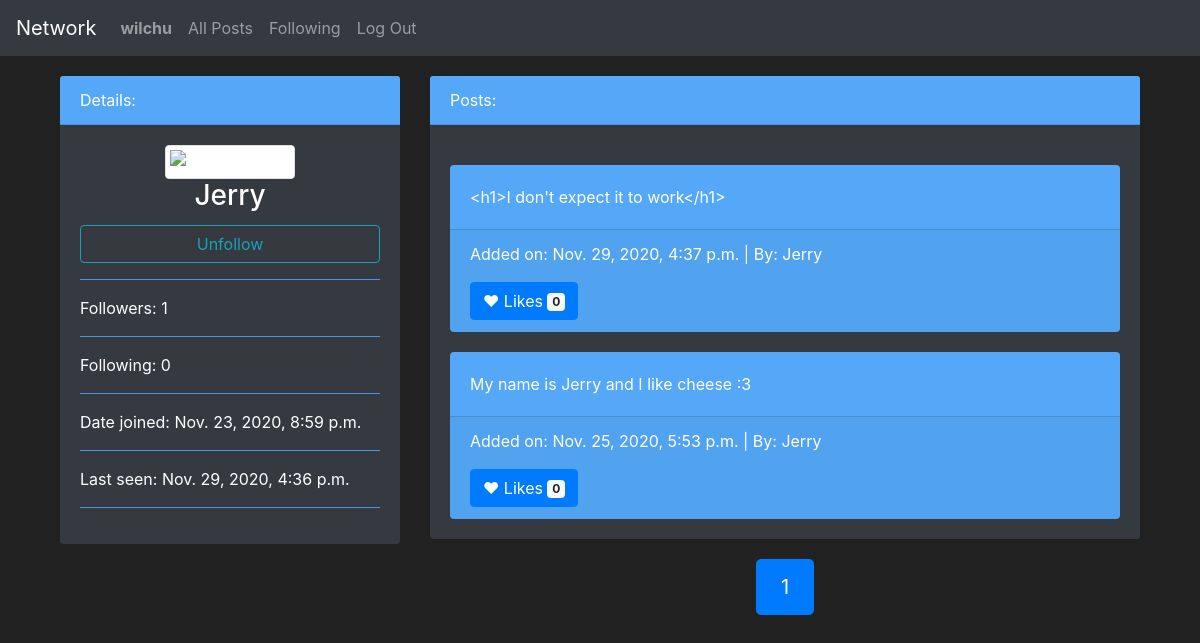
The app's page /profil/4 (signed in) with its own data.
### network/models.py (models this page shows, shortened)
class User(AbstractUser):
    followers = models.IntegerField(default=0)
    following = models.IntegerField(default=0)

class Posts(models.Model):
    post_owner = models.ForeignKey(User, on_delete=models.CASCADE, related_name="post_owner")
    post_content = models.CharField(max_length=2000)
    post_likes = models.IntegerField(default=0)
    post_date = models.DateTimeField(auto_now_add=True)

### network/views.py (the view, shortened to what this page needs)
# urls.py: path("profil/<int:userID>", views.profil, name="profil"),
def profil(request, userID):
    try:
        get_user = User.objects.get(pk=int(userID))
    except ObjectDoesNotExist:
        return HttpResponseNotFound('<h1>User not found</h1>')
    follower = User.objects.get(pk=int(request.user.id))
    follow_object = Follows.objects.filter(follower = follower).filter(target = get_user)
    if follow_object:
        is_following = True
    else:
        is_following = False
    all_posts = Posts.objects.all().filter(post_owner = get_user).order_by('-post_date')
    page = pagination(request, all_posts, 10)
    return render(request, 'network/profil.html', {
        'user_id': get_user.id,
        'user_nickname': get_user.username,
        'user_followers': get_user.followers,
        'user_following': get_user.following,
        'user_joined': get_user.date_joined,
        'user_seen': get_user.last_login,
        'user_posts': page,
        "follow_status": is_following
    })

### network/views.py (called while the page is built)
def pagination(request, data_object, results):
    paginator = Paginator(data_object, results)
    try:
        paginator_result = paginator.page(request.GET.get('page', 1))
    except EmptyPage:
        paginator_result = paginator.page(1)
    return paginator_result

### network/templates/network/profil.html (shortened to what this page needs)
{% extends "network/layout.html" %}
{% block body %}
    <section>
        <div class="container">
            <div class="row">
                <div class="col-md-4">
                    <div class="card text-white bg-dark mb-3">
                        <div class="card-header">Details:</div>
                        <div class="card-body">
                          <div class="text-center">
                            <img src="https://cdn.pixabay.com/photo/2015/10/05/22/37/blank-profile-picture-973460_960_720.png" width="200px;"class="img-thumbnail" alt="Icon of a user">
                            <h3 class="card-title">{{ user_nickname }}</h3>
                          </div>
                          {% if user_nickname != user.username %}
                            <form action="{% url 'profil' user_id %}" method="POST">
                              {% if follow_status == False %}
                                <button type="submit" name="action" value="follow" class="btn btn-outline-info btn-block">Follow</button>
                              {% else %}
                                <button type="submit" name="action" value="unfollow" class="btn btn-outline-info btn-block">Unfollow</button>
                              {% endif %}
                            </form>
                          {% endif %}
                          <hr>
                          <p class="card-text">Followers: {{ user_followers }}</p>
                          <hr>
                          <p class="card-text">Following: {{ user_following }}</p>
                          <hr>
                          <p class="card-text">Date joined: {{ user_joined }}</p>
                          <hr>
                          <p class="card-text">Last seen: {{ user_seen }}</p>
                          <hr>
                        </div>
                      </div>
                </div>
                <div class="col-md-8">
                    <div class="card text-white bg-dark mb-3">
                        <div class="card-header">Posts:</div>
                        <div class="card-body">
                           {% for post in user_posts %}
                              <div class="card bg-blue text-white">
                                <div class="card-body">
                                  <p class="card-text">{{ post.post_content }}</p>
                                </div>
                                <div class="card-footer">
                                  <p>Added on: {{ post.post_date }} | By: {{ post.post_owner }}</p>
                                  <button type="button" class="btn btn-primary">
                                    &hearts; Likes <span class="badge badge-light">{{ post.post_likes }}</span>
                                  </button>
                                </div>
                              </div>
                              {% empty %}
                              <h4>No posts to display yet.</h4>
                           {% endfor %}
                        </div>
                      </div>
                      <section style="margin-top: 20px;">
                        <nav aria-label="Posts pagination">
                          <ul class="pagination justify-content-center pagination-lg">
                            {% for page in user_posts.paginator.page_range %}
                              <li class="page-item {% if page == user_posts.number %} active {% endif %}">
                                <a class="page-link" href="{% url 'profil' user_id %}?page={{ page }}">{{ page }}</a>
                              </li>
                            {% endfor %}
                          </ul>
                        </nav>
                      </section>
                </div>
            </div>
        </div>
    </section>
{% endblock %}

### network/templates/network/layout.html (shortened to what this page needs)
{% load static %}
<!DOCTYPE html>
<html lang="en">
    <head>
        <link rel="stylesheet" href="https://stackpath.bootstrapcdn.com/bootstrap/4.4.1/css/bootstrap.min.css">
        <link href="{% static 'network/styles.css' %}" rel="stylesheet">
    </head>
    <body>
        <nav class="navbar navbar-expand-lg navbar-dark bg-dark">
            <a class="navbar-brand" href="#">Network</a>
            <div>
              <ul class="navbar-nav mr-auto">
                {% if user.is_authenticated %}
                    <li class="nav-item">
                        <a class="nav-link" href="{% url 'profil' user.id %}"><strong>{{ user.username }}</strong></a>
                    </li>
                {% endif %}
                <li class="nav-item">
                  <a class="nav-link" href="{% url 'index' %}">All Posts</a>
                </li>
                {% if user.is_authenticated %}
                    <li class="nav-item">
                        <a class="nav-link" href="{% url 'following' %}">Following</a>
                    </li>
                    <li class="nav-item">
                        <a class="nav-link" href="{% url 'logout' %}">Log Out</a>
                    </li>
                {% endif %}
              </ul>
            </div>
          </nav>
        <div class="body container">
            {% block body %}
            {% endblock %}
        </div>
    </body>
</html>

### network/static/network/styles.css (style rules this page uses)
body { background-color: #212121; color: #fff !important; }
.card { margin-top: 20px; border: none; }
.card-header, hr, .bg-blue { background-color: #54a8f7 !important; }
.page-link { color: #fff; background-color: #323232; border-color: #121212; }

### records on screen
User: username "wilchu"
User: username "Jerry", date_joined "Nov. 23, 2020, 8:59 p.m.", last_login "Nov. 29, 2020, 4:36 p.m."
Posts: post_content "<h1>I don't expect it to work</h1>", post_date "Nov. 29, 2020, 4:37 p.m.", post_owner "Jerry", post_likes "0"
Posts: post_content "My name is Jerry and I like cheese :3", post_date "Nov. 25, 2020, 5:53 p.m.", post_owner "Jerry", post_likes "0"

### other values on screen
{{ user_followers }} "1"
{{ user_following }} "0"
{{ page }} "1"
